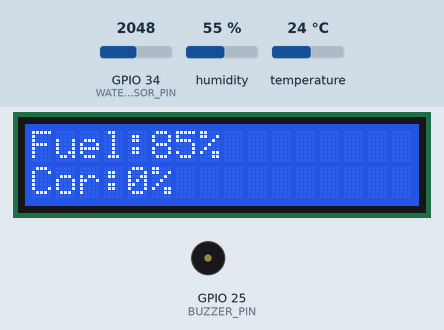
Simulated run of this sketch. Board: ESP32. Parts: 16×2 character LCD, buzzer (waves = sounding, pin HIGH). Inputs (shaded band) come from the test bench; at power-on: GPIO 34 (WATER_SENSOR_PIN) = 2048, humidity 55 %, temperature 24 °C. WiFi joins after 1.5 s; servers stay silent unless stated; uploads are accepted with an empty reply; what the sketch prints to the serial monitor is not drawn.

Above: at 5.5 s.
5.6 s: GPIO 34 (WATER_SENSOR_PIN) set to 501
At 7.2 s:
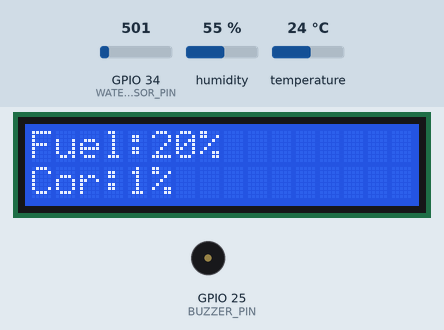
7.5 s: GPIO 34 (WATER_SENSOR_PIN) set to 456
At 7.99 s:
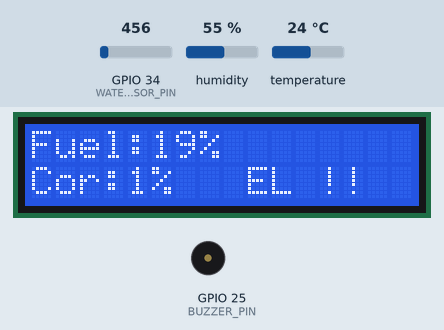
9.7 s: GPIO 34 (WATER_SENSOR_PIN) set to 252
At 10.68 s:
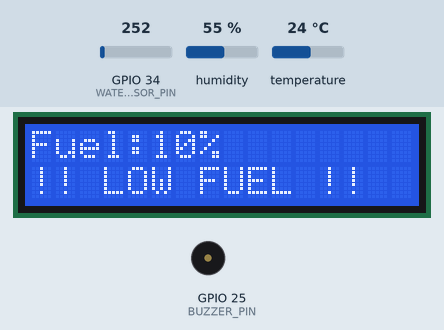
11.3 s: GPIO 34 (WATER_SENSOR_PIN) set to 222
At 11.73 s:
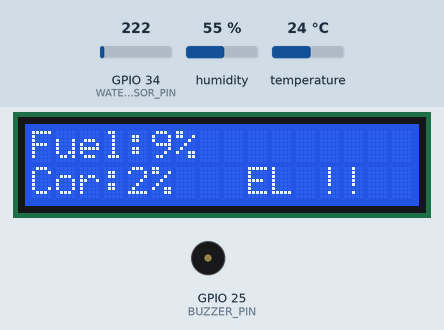
13.0 s: GPIO 34 (WATER_SENSOR_PIN) set to 491
At 15.0 s:
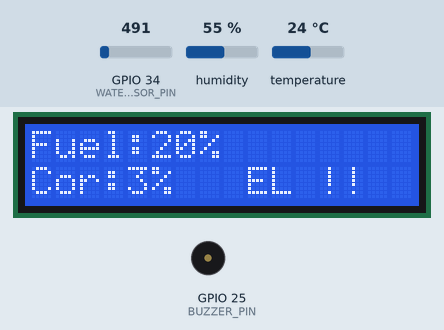
18.9 s: humidity set to 88 %
At 25.5 s:
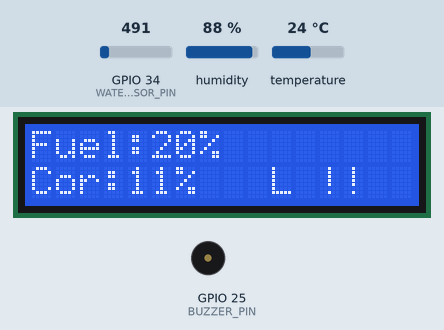
Timing chart, 0 to 25.8 s (numbered marks = the images above; inputs shaded):
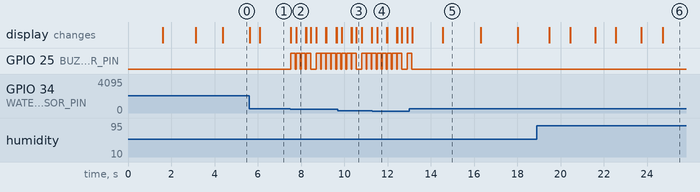

The sketch:

esp32_fuel_monitor.ino
```cpp
// ============================================================
//  Smart Fuel Corrosion Analyzer – ESP32 (with LCD)
//  Sends JSON over HTTPS to Vercel‑hosted Flask backend
// ============================================================

#include <WiFi.h>
#include <HTTPClient.h>
#include <ArduinoJson.h>      // ArduinoJson (>= 6) – install via Library Manager
#include <DHT.h>
#include <Wire.h>
#include <LiquidCrystal_I2C.h>

// ------------------------------------------------------------
//  ★★ USER CONFIGURATION ★★
// ------------------------------------------------------------
const char* ssid     = "YOUR_SSID";        // ← edit
const char* password = "YOUR_PASSWORD";    // ← edit

// Vercel endpoint – includes the API route
const char* serverUrl = "https://fuel-monitoring-sand.vercel.app/api/sensor-data";

// ------------------------------------------------------------
//  Hardware configuration
// ------------------------------------------------------------
LiquidCrystal_I2C lcd(0x27, 16, 2);   // I2C LCD (0x27, 16×2)

#define WATER_SENSOR_PIN 34            // ADC1 pin (32‑39) – fuel level sensor
#define DHT_PIN          4
#define DHT_TYPE         DHT11
#define BUZZER_PIN       25

DHT dht(DHT_PIN, DHT_TYPE);

// ADC calibration – adjust after you know the raw empty / full values
const int SENSOR_MIN = 0;     // raw when tank empty
const int SENSOR_MAX = 2400;  // raw when tank full (re‑calibrate)

// ------------------------------------------------------------
//  Timing
// ------------------------------------------------------------
unsigned long lastSend = 0;
const unsigned long sendInterval = 2000;   // ms between POSTs

// ------------------------------------------------------------
//  Helper – Wi‑Fi connection (with LCD feedback)
// ------------------------------------------------------------
void connectWiFi() {
  lcd.clear();
  lcd.setCursor(0, 0);
  lcd.print("Connecting WiFi");

  WiFi.begin(ssid, password);
  uint8_t attempts = 0;
  while (WiFi.status() != WL_CONNECTED && attempts < 40) {
    delay(300);
    Serial.print('.');
    attempts++;
  }

  lcd.clear();
  if (WiFi.status() == WL_CONNECTED) {
    Serial.println("\nWiFi connected: " + WiFi.localIP().toString());
    lcd.setCursor(0, 0);
    lcd.print("WiFi OK");
    lcd.setCursor(0, 1);
    lcd.print(WiFi.localIP().toString());
    delay(1200);
  } else {
    Serial.println("\nWiFi FAILED – check SSID/password");
    lcd.setCursor(0, 0);
    lcd.print("WiFi FAILED");
    delay(1500);
  }
  lcd.clear();
}

// ------------------------------------------------------------
//  Setup
// ------------------------------------------------------------
void setup() {
  Serial.begin(115200);
  dht.begin();
  pinMode(BUZZER_PIN, OUTPUT);

  lcd.init();
  lcd.backlight();
  lcd.setCursor(0, 0);
  lcd.print("Smart Fuel");
  lcd.setCursor(0, 1);
  lcd.print("Corrosion Anlzr");
  delay(1500);
  lcd.clear();

  connectWiFi();

  // Optional: sync time for TLS (not required when we disable verification)
  // configTime(0, 0, "pool.ntp.org", "time.nist.gov");
}

// ------------------------------------------------------------
//  Main loop
// ------------------------------------------------------------
void loop() {
  // Auto‑reconnect if Wi‑Fi drops
  if (WiFi.status() != WL_CONNECTED) {
    connectWiFi();
  }

  // ----- Fuel level (ADC) ---------------------------------
  int rawValue   = analogRead(WATER_SENSOR_PIN);
  int fuelPct    = map(rawValue, SENSOR_MIN, SENSOR_MAX, 0, 100);
  fuelPct        = constrain(fuelPct, 0, 100);

  // ----- Temperature / Humidity (DHT11) --------------------
  float temp     = dht.readTemperature();   // °C
  float humidity = dht.readHumidity();      // %

  // ----- Corrosion estimation -----------------------------
  static float corrosionLevel = 0.0;
  if (!isnan(temp) && !isnan(humidity)) {
    float corrosionRate = (humidity / 100.0) * (temp / 50.0) * 0.05;
    corrosionLevel += corrosionRate;
    corrosionLevel = constrain(corrosionLevel, 0, 100);
  }

  // ----- LCD display ---------------------------------------
  lcd.setCursor(0, 0);
  lcd.print("Fuel:");
  lcd.print(fuelPct);
  lcd.print("%   ");

  lcd.setCursor(0, 1);
  lcd.print("Cor:");
  lcd.print((int)corrosionLevel);
  lcd.print("%   ");

  // ----- Buzzer alerts --------------------------------------
  bool lowFuel      = fuelPct < 20;
  bool highCorrosion = corrosionLevel > 70;
  if (lowFuel || highCorrosion) {
    digitalWrite(BUZZER_PIN, HIGH);
    delay(200);
    digitalWrite(BUZZER_PIN, LOW);
    lcd.setCursor(0, 1);
    if (lowFuel)       lcd.print("!! LOW FUEL !!  ");
    else if (highCorrosion) lcd.print("!! CORROSION !! ");
  }

  // ----- Periodic POST to Vercel ---------------------------
  if (millis() - lastSend >= sendInterval) {
    lastSend = millis();
    sendData(fuelPct,
             (int)corrosionLevel,
             isnan(temp) ? 0 : temp,
             isnan(humidity) ? 0 : humidity);
  }
}

// ------------------------------------------------------------
//  Send JSON payload to Vercel (HTTPS – insecure to avoid CA issues)
// ------------------------------------------------------------
void sendData(int fuel, int corrosion, float temp, float humidity) {
  if (WiFi.status() != WL_CONNECTED) {
    Serial.println("WiFi not connected – skip send");
    return;
  }

  HTTPClient http;
  http.begin(serverUrl);
  // On ESP32 the default TLS verification fails without a root CA.
  // We deliberately disable verification for simplicity (not recommended for production).
  http.setInsecure();
  http.addHeader("Content-Type", "application/json");

  // Build JSON with ArduinoJson (compact & safe)
  StaticJsonDocument<200> doc;
  doc["fuel"]      = fuel;
  doc["corrosion"] = corrosion;
  doc["temp"]      = temp;
  doc["humidity"]  = humidity;

  String payload;
  serializeJson(doc, payload);

  int httpCode = http.POST(payload);
  if (httpCode > 0) {
    Serial.printf("POST %d – %s\n", httpCode, payload.c_str());
    String resp = http.getString();
    Serial.println("Response: " + resp);
  } else {
    Serial.printf("POST failed: %s\n", http.errorToString(httpCode).c_str());
  }
  http.end();
}
```

Measured:
- the behaviour switches between 480 and 479 on GPIO 34 (WATER_SENSOR_PIN) (found by bisection; images 1 and 2)
- the behaviour switches between 240 and 239 on GPIO 34 (WATER_SENSOR_PIN) (found by bisection; images 3 and 4)
- after the input at 5.6 s, the display: first changes at once (image 1 shows a later state)
- after the input at 7.5 s, GPIO 25 (BUZZER_PIN): goes 3 × (HIGH 0.20 s, LOW 0.04 s), HIGH 0.20 s, LOW 0.26 s, 4 × (HIGH 0.20 s, LOW 0.04 s), then HIGH, starting at once
- after the input at 9.7 s, the display: first changes after 0.18 s (image 3 shows a later state)
- after the input at 13.0 s, GPIO 25 (BUZZER_PIN): goes on until 13.1 s, then stays LOW; the display: first changes after 0.14 s (image 5 shows a later state)
- what the display in image 2 shows lasts 0.4 s, from 7.8 s to 8.2 s
